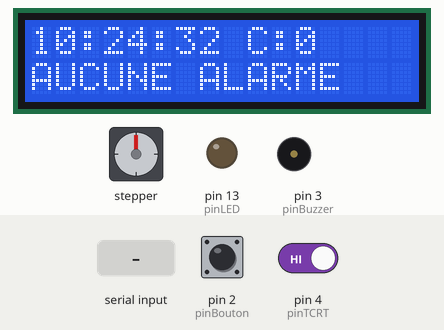
Recording of a sketch running on a simulated Arduino Uno, built with avr-gcc and run on an emulated ATmega328P. On the bench: 16×2 character LCD, stepper motor, output pins drawn as LEDs (lit = HIGH), buzzer (waves = sounding). Dashed ring = blinking. The test bench sets the inputs (shaded band); at power-on: pin 4 (pinTCRT) HIGH, pin 2 (pinBouton) HIGH. The local clock reads 2024-03-15 10:24:30 at power-on unless the sketch sets it; stepper angles assume 2048 steps per turn; what the sketch prints to the serial monitor is not drawn.

Above: at 2.7 s.
2.8 s: "DISPENSE\n" received over Serial
At 2.99 s:
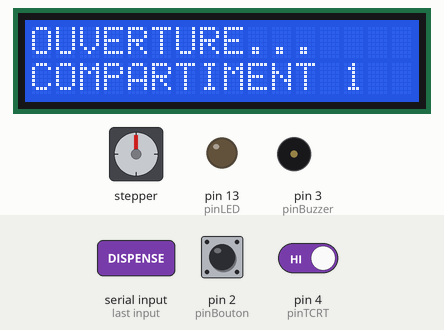
5.2 s: pin 4 (pinTCRT) driven LOW
7.8 s: pin 4 (pinTCRT) driven HIGH
At 9.31 s:
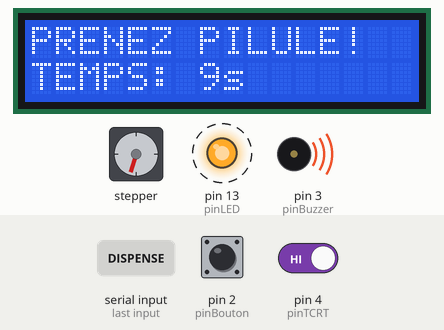
9.9 s: pin 2 (pinBouton) pulled LOW for 0.15 s
At 10.3 s:
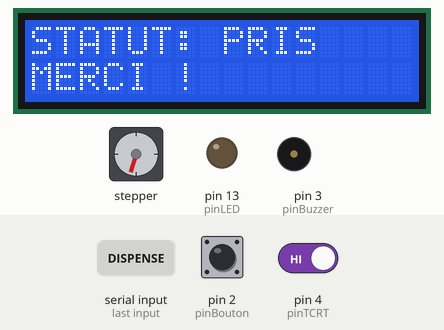
14.0 s: "BUZZ_TEST\n" received over Serial
16.6 s: "LED_TEST\n" received over Serial
At 19.1 s:
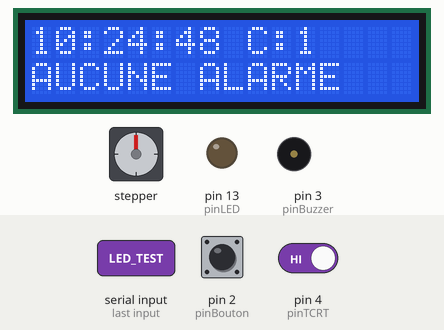
Timing chart, 0 to 20.0 s (numbered marks = the images above; inputs shaded):
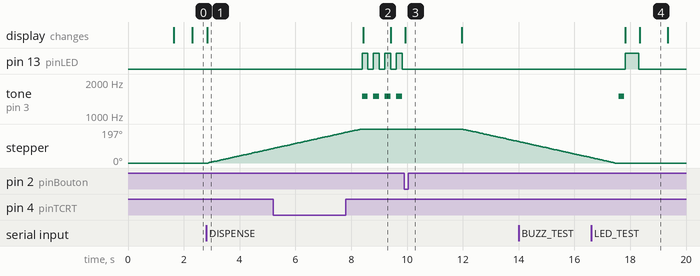

The sketch:

Distributeur_Medicament_V2.ino
```cpp
// ╔══════════════════════════════════════════════════════════╗
// ║  MEDSMART V2.3 — STABILITY & FIXES                       ║
// ║  - UNIFIED LCD BUFFER (Fix corruption)                   ║
// ║  - CORRECT STEPS (341 for 60 degrees)                    ║
// ║  - UNIFIED DISPENSE LOGIC                                ║
// ║  - ZERO DELAY / NON-BLOCKING                             ║
// ╚══════════════════════════════════════════════════════════╝

#include <Wire.h>
#include <RTClib.h>
#include <LiquidCrystal_I2C.h>
#include <Stepper.h>

// ── CONFIGURATION MÉCANIQUE ─────────────────────────────
const int stepsPerRevolution    = 2048;
const int nb_total_emplacements = 6;
const int pas_par_compartiment  = 1125;     // Ajusté pour plus de course (1125 au lieu de 1075)

// ── ALARME UNIQUE (Date + Heure) ────────────────────────
int  aDay = 28, aMo = 3, aYr = 2026;
int  aHr  = 8,  aMi = 0;
bool aActive = false;
bool aFired  = false;

// ── BROCHES ─────────────────────────────────────────────
const int pinBouton = 2;
const int pinBuzzer = 3;
const int pinLED    = 13;
const int pinTCRT   = 4;   // LOW = retirée, HIGH = présente

// ── OBJETS ──────────────────────────────────────────────
RTC_DS3231       rtc;
LiquidCrystal_I2C lcd(0x27, 16, 2);
Stepper          monMoteur(stepsPerRevolution, 8, 10, 9, 11);

// ── MACHINE À ÉTATS ─────────────────────────────────────
enum SystemState { IDLE, DISPENSING, WAITING, CLOSING };
SystemState state = IDLE;

// ── VARIABLES DE TIMING ─────────────────────────────────
int            compartimentActuel = 0;
unsigned long  dernierEnvoi       = 0;
unsigned long  waitStart          = 0;
unsigned long  lastBlink          = 0;
bool           blinkState         = false;
bool           pillTaken          = false;
unsigned long  dernierAffichage   = 0;

// ── CONSTANTES ──────────────────────────────────────────
const unsigned long SECURITE_MS   = 10000;  // 10 secondes
const unsigned long BLINK_MS      = 200;
const unsigned long AFFICHAGE_MS  = 300;    // Rafraîchir LCD un peu plus vite
const unsigned long STATUT_MS     = 2000;

// ═══════════════════════════════════════════════════════════
//  SETUP
// ═══════════════════════════════════════════════════════════
void setup() {
  Serial.begin(9600);
  Wire.begin();

  pinMode(pinBouton, INPUT_PULLUP);
  pinMode(pinBuzzer, OUTPUT);
  pinMode(pinLED,    OUTPUT);
  pinMode(pinTCRT,   INPUT);

  monMoteur.setSpeed(6);

  lcd.init();
  lcd.backlight();
  lcd.clear();

  if (!rtc.begin()) {
    updateLCD("RTC ERROR", "Check Wiring");
    while (1);
  }

  updateLCD("MEDSMART V2.3", "Initialisation");
  delay(1500);
  Serial.println("READY");
}

// ═══════════════════════════════════════════════════════════
//  HELPER LCD (Évite la corruption et le scintillement)
// ═══════════════════════════════════════════════════════════
void updateLCD(const char* l1, const char* l2) {
  char b1[17], b2[17];

  // Ligne 1
  strncpy(b1, l1, 16);
  b1[16] = '\0';
  for (int i = strlen(b1); i < 16; i++) b1[i] = ' ';
  b1[16] = '\0';
  lcd.setCursor(0, 0);
  lcd.print(b1);

  // Ligne 2
  strncpy(b2, l2, 16);
  b2[16] = '\0';
  for (int i = strlen(b2); i < 16; i++) b2[i] = ' ';
  b2[16] = '\0';
  lcd.setCursor(0, 1);
  lcd.print(b2);
}

// ═══════════════════════════════════════════════════════════
//  LOOP
// ═══════════════════════════════════════════════════════════
void loop() {
  lireCommandes();

  switch (state) {

    case IDLE: {
      DateTime now = rtc.now();
      if (millis() - dernierAffichage >= AFFICHAGE_MS) {
        char s1[17], s2[17];
        snprintf(s1, 17, "%02d:%02d:%02d C:%d",
                 now.hour(), now.minute(), now.second(),
                 compartimentActuel);

        if (aActive) {
          snprintf(s2, 17, "%02d/%02d AL:%02d:%02d", now.day(), now.month(), aHr, aMi);
        } else {
          snprintf(s2, 17, "AUCUNE ALARME");
        }
        updateLCD(s1, s2);
        dernierAffichage = millis();
      }

      if (aActive && !aFired) {
        if (now.hour() == aHr && now.minute() == aMi) {
          aFired = true;
          state = DISPENSING;
        }
      }
      if (now.minute() != aMi) aFired = false;
      break;
    }

    case DISPENSING: {
      compartimentActuel++;
      if (compartimentActuel > 2) compartimentActuel = 1;

      Serial.println("STATUS:DISPENSING");
      char s2[17];
      snprintf(s2, 17, "COMPARTIMENT %d", compartimentActuel);
      updateLCD("OUVERTURE...", s2);

      monMoteur.step(compartimentActuel * pas_par_compartiment);

      Serial.println("STATUS:WAITING_FOR_PILL");
      waitStart = millis();
      pillTaken = false;
      state = WAITING;
      break;
    }

    case WAITING: {
      unsigned long elapsed = millis() - waitStart;

      if (millis() - lastBlink >= BLINK_MS) {
        blinkState = !blinkState;
        digitalWrite(pinLED, blinkState ? HIGH : LOW);
        if (blinkState) tone(pinBuzzer, 1500); else noTone(pinBuzzer);
        lastBlink = millis();
      }

      if (digitalRead(pinTCRT) == LOW || digitalRead(pinBouton) == LOW) {
        pillTaken = true;
        state = CLOSING;
        break;
      }

      if (elapsed >= SECURITE_MS) {
        pillTaken = false;
        state = CLOSING;
        break;
      }

      if (millis() - dernierAffichage >= AFFICHAGE_MS) {
        char s2[17];
        snprintf(s2, 17, "TEMPS: %lds", (SECURITE_MS - elapsed) / 1000);
        updateLCD("PRENEZ PILULE!", s2);
        dernierAffichage = millis();
      }
      break;
    }

    case CLOSING: {
      noTone(pinBuzzer);
      digitalWrite(pinLED, LOW);

      if (pillTaken) {
        Serial.println("STATUS:PILL_TAKEN");
        updateLCD("STATUT: PRIS", "MERCI !");
      } else {
        Serial.println("STATUS:PILL_MISSED");
        updateLCD("STATUT: OMIS", "NON RETIRE !");
      }

      delay(2000);
      updateLCD("FERMETURE...", "RETOUR ZERO");
      monMoteur.step(-(compartimentActuel * pas_par_compartiment));

      if (compartimentActuel >= 2) compartimentActuel = 0;

      Serial.println("STATUS:READY");
      envoyerStatut();
      state = IDLE;
      break;
    }
  }

  if (millis() - dernierEnvoi >= STATUT_MS) {
    envoyerStatut();
    dernierEnvoi = millis();
  }
}

void lireCommandes() {
  if (!Serial.available()) return;
  String cmd = Serial.readStringUntil('\n');
  cmd.trim();
  if (cmd.length() == 0) return;

  if (cmd.startsWith("SET_TIME:")) {
    int vals[6]; int idx = 0; String sub = cmd.substring(9);
    while (sub.length() > 0 && idx < 6) {
      int sep = sub.indexOf(':');
      if (sep == -1) { vals[idx++] = sub.toInt(); break; }
      vals[idx++] = sub.substring(0, sep).toInt();
      sub = sub.substring(sep + 1);
    }
    if (idx >= 6) {
      rtc.adjust(DateTime(vals[5], vals[4], vals[3], vals[0], vals[1], vals[2]));
      Serial.println("STATUS:TIME_SET");
    }
  }
  else if (cmd.startsWith("SET_ALARM:")) {
    int vals[6]; int idx = 0; String sub = cmd.substring(10);
    while (sub.length() > 0 && idx < 6) {
      int sep = sub.indexOf(':');
      if (sep == -1) { vals[idx++] = sub.toInt(); break; }
      vals[idx++] = sub.substring(0, sep).toInt();
      sub = sub.substring(sep + 1);
    }
    if (idx >= 6) {
      aDay = vals[0]; aMo = vals[1]; aYr = vals[2];
      aHr = vals[3]; aMi = vals[4]; aActive = (vals[5] == 1);
      aFired = false;
      Serial.println("STATUS:ALARM_SET");
    }
  }
  else if (cmd == "STATUS") envoyerStatut();
  else if (cmd == "DISPENSE") { if (state == IDLE) state = DISPENSING; }
  else if (cmd == "BUZZ_TEST") { tone(pinBuzzer, 1500); delay(200); noTone(pinBuzzer); Serial.println("STATUS:BUZZ_OK"); }
  else if (cmd == "LED_TEST") { digitalWrite(pinLED, HIGH); delay(500); digitalWrite(pinLED, LOW); Serial.println("STATUS:LED_OK"); }
  else if (cmd == "TEST_MOTOR") {
    Serial.println("STATUS:MOTOR_TESTING");
    monMoteur.step(pas_par_compartiment);
    delay(500);
    monMoteur.step(-pas_par_compartiment);
    Serial.println("STATUS:MOTOR_OK");
  }
}

void envoyerStatut() {
  DateTime now = rtc.now();
  Serial.print("TIME:");
  if (now.hour()<10) Serial.print('0'); Serial.print(now.hour()); Serial.print(':');
  if (now.minute()<10) Serial.print('0'); Serial.print(now.minute()); Serial.print(':');
  if (now.second()<10) Serial.print('0'); Serial.print(now.second());
  Serial.print("|DATE:");
  if (now.day()<10) Serial.print('0'); Serial.print(now.day()); Serial.print('/');
  if (now.month()<10) Serial.print('0'); Serial.print(now.month()); Serial.print('/');
  Serial.print(now.year());
  Serial.print("|COMP:"); Serial.print(compartimentActuel);
  Serial.print("|ALM:");
  if (aDay<10) Serial.print('0'); Serial.print(aDay); Serial.print('/');
  if (aMo<10) Serial.print('0'); Serial.print(aMo); Serial.print('/');
  Serial.print(aYr); Serial.print(' ');
  if (aHr<10) Serial.print('0'); Serial.print(aHr); Serial.print(':');
  if (aMi<10) Serial.print('0'); Serial.print(aMi); Serial.print(':');
  Serial.print(aActive?1:0);

  Serial.print("|SENS:"); Serial.println(digitalRead(pinTCRT)==HIGH?1:0);
}
```

Measured:
- after the input at 2.8 s, stepper: keeps turning clockwise at about 36°/s, starting after 0.08 s; the display: changes at once (image 1)
- after the input at 7.8 s, pin 13 (pinLED): alternates HIGH for 0.20 s and LOW for 0.20 s, starting after 0.60 s; tone on pin 3 (pinBuzzer): alternates 1500 Hz for 0.20 s and silent for 0.20 s, starting after 0.60 s; the display: changes after 0.63 s (image 2)
- after the input at 9.9 s, pin 13 (pinLED): stops changing and stays LOW; tone on pin 3 (pinBuzzer): stops changing and stays silent; stepper: keeps turning counter-clockwise at about 37°/s, starting after 2.1 s; the display: changes at once (image 3)
- after the input at 16.6 s, pin 13 (pinLED): LOW → HIGH after 1.2 s, → LOW 0.50 s later
